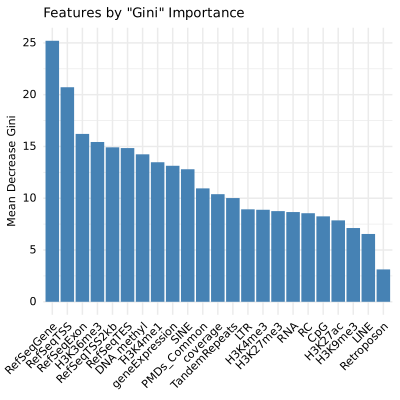

R code for this plot:
# load all the necessary packages
library(randomForest)
library(clue)
library(ggplot2)
library(reshape2)
library(ggalluvial)
library(ggdendro)
library(networkD3)
library(htmlwidgets)

# set the working directory and environment
options(scipen = 999)
setwd("./resources/src/windows/EpiSegMix/")
getwd()
rm(list = ls())
# read the input file 

df <- read.csv("Classifier/IHEC_ChromHMM_10N_all_states_samples_classifier.csv",header = T)
df <- read.csv("Classifier/IHEC_EpiSegMix_meth_10N_all_states_samples_classifier.csv",header = T)
df <- read.csv("Classifier/IHEC_EpiSegMix_10N_all_states_samples_classifier.csv",header = T)

deep_annotation=read.table("IHEC_Companion/DEEP_samples_annotation_summary.tab",header = T)
ihec <- df

# getting  samples  epirr
DEEP_samples <- sort(unique(deep_annotation$ihec_epirrid[which(deep_annotation$cohort=="DEEP")]))
DEEP_samples <- c("IHECRE00001913.1",DEEP_samples)
all_samples <- sort(unique(df$EpiRR))


# perfrom min-max normalization 

# select columns
cols <- c(3:ncol(ihec))
epirrids <- unique(ihec$EpiRR)

#min-max-normalization
for (epirrid in epirrids){
  for (x in cols ){
    min_val <- min(ihec[ihec$EpiRR == epirrid, x], na.rm = TRUE)
    max_val <- max(ihec[ihec$EpiRR == epirrid, x], na.rm = TRUE)
    ihec[ihec$EpiRR==epirrid,x]=(ihec[ihec$EpiRR==epirrid,x] - min_val)/(max_val-min_val)
  }
}


# select the training epirrs
train_epirr <- DEEP_samples
train_epirr <- c(DEEP_samples[1:20],"IHECRE00000283.2",
                 "IHECRE00000298.2","IHECRE00000332.2",
                 "IHECRE00000335.2","IHECRE00000341.2",
                 "IHECRE00000347.2","IHECRE00000354.2",
                 "IHECRE00001375.1","IHECRE00001486.1")
train_epirr <- c(DEEP_samples,"IHECRE00000283.2",
                 "IHECRE00000298.2","IHECRE00000332.2",
                 "IHECRE00000335.2","IHECRE00000341.2",
                 "IHECRE00000347.2","IHECRE00000354.2",
                 "IHECRE00001375.1","IHECRE00001486.1")
# extract the training data
train_data <- ihec[ihec$EpiRR %in% train_epirr,]




# create an id for merging with the labels 
train_data$id <- paste(train_data$EpiRR,train_data$states,sep = "_")

# extract the training labels
deep_annotation <- read.csv("IHEC_Companion/Random_forest_classifier/DEEP_Bcells_trained_EpiRR_annotation_summary_chmm.csv",header = T)
deep_annotation <- read.csv("IHEC_Companion/Random_forest_classifier/DEEP_Bcells_trained_EpiRR_annotation_summary_episegmix_meth.csv",header = T)
deep_annotation <- read.csv("IHEC_Companion/Random_forest_classifier/DEEP_Bcells_trained_EpiRR_annotation_summary_episegmix.csv",header = T)
ihec.bak <- deep_annotation

ihec$id <- paste(ihec$EpiRR,ihec$states,sep = "_")
ihec.bak$id  <-  paste(ihec.bak$EpiRR,ihec.bak$states,sep = "_")
test <- merge(ihec,ihec.bak,by = "id")
# create id for anotation for merging later
deep_annotation_chmm$id <- paste(deep_annotation_chmm$EpiRR,deep_annotation_chmm$states,sep = "_")
deep_annotation$id <- paste(deep_annotation$EpiRR,deep_annotation$states,sep = "_")

#states_labels <- deep_annotation_chmm$labels[ihec$EpiRR %in% train_epirr]
#states_labels <- ihec.bak$corrected[ihec$EpiRR %in% train_epirr]

# merge the label and train dataframe 
df.merge <- merge(train_data,deep_annotation_chmm[,c("id","labels")],by = "id",all.x = TRUE )
df.merge <- merge(train_data,deep_annotation[,c("id","corrected")],by = "id",all.x = TRUE )

train_data <- df.merge


#deep_annotation_chmm <- train_data
#write.csv(x = deep_annotation_chmm,file = "DEEP_Bcells_EpiRR_annotation_summary_chmm.csv",quote = FALSE,row.names = FALSE)

#set the seed and train the model 

# extract the training features 
train_features <- train_data[train_data$EpiRR %in% train_epirr,c(4:29)]
names(train_features)

train_features <- train_features[,-c(3,5,26)]
names(train_features)

states_labels <-train_data$labels
states_labels <-train_data$corrected

set.seed(123)
# model <- randomForest(train_features, as.factor(states_labels), ntree=100 )
model <- randomForest(train_features, as.factor(states_labels), ntree=100, importance = TRUE )

model


# temp code to test gene expression contribution to the model. 
gene_exp_model <- model

## ------------------------------------------------------ RFC feature contribution -----------------------------------------------

# Extract importance
imp <- importance(model)

# --- Plot 1: Built-in plot (shows both metrics side by side) ---
varImpPlot(model, sort = TRUE, n.var = 23, main = "Feature Importance")

# --- Plot 2: MeanDecreaseAccuracy (ggplot2) ---
imp_acc <- data.frame(
  Feature    = rownames(imp),
  Accuracy   = imp[, "MeanDecreaseAccuracy"],
  Gini       = imp[, "MeanDecreaseGini"]
)
imp_acc <- imp_acc[order(imp_acc$Accuracy, decreasing = TRUE), ]



# Top 20 by MeanDecreaseAccuracy
ggplot(head(imp_acc, 23), aes(x = reorder(Feature, Accuracy), y = Accuracy)) +
  geom_bar(stat = "identity", fill = "tomato") +
  coord_flip() +
  labs(x = "Feature", y = "Mean Decrease Accuracy", 
       title = "Top 20 Features by Accuracy Importance") +
  theme_minimal()

# --- Plot 3: MeanDecreaseGini (ggplot2) ---
imp_gini <- imp_acc[order(imp_acc$Gini, decreasing = TRUE), ]

d <- ggplot(head(imp_gini, 23), aes(x = reorder(Feature, Gini,decreasing = TRUE), y = Gini)) +
  geom_bar(stat = "identity", fill = "steelblue") +
  labs(x = "Feature", y = "Mean Decrease Gini", 
       title = "Features by \"Gini\" Importance")
  



text_size <- 8
d <- d + theme_minimal() + 
  theme(axis.text = element_text(size = text_size,color = "black")) +
  theme(axis.title = element_text(size = text_size,color="black")) +
  theme(text = element_text(size = text_size,color = "black")) + theme(axis.title.x = element_blank()) + 
   theme(axis.text.x = element_text(angle = 45, vjust = 1, hjust = 1))
d

ggsave("./project/manuscript/NAR/Scripts/Supplementary_Figures/Reviewers_comments/Random_forest_classifier_feature_importance.pdf",
       width = 4, height = 4, plot = d,
       device = cairo_pdf)
## !!!! Make sure to use only feature which are used in the paper 23 features and then save the plot


## -----------------------------------------------------------------------------------------------------
# claude code for shap values 
library(fastshap)
library(shapviz)

# ── 1. Prediction wrapper — matches your binary label setup ──────────────────
pfun <- function(object, newdata) {
  predict(object, newdata = newdata, type = "prob")[, 2]
}

# ── 2. Compute SHAP values using your existing train_features ────────────────
set.seed(123)
shap_values <- explain(
  object       = model,
  X            = train_features,
  pred_wrapper = pfun,
  nsim         = 100,
  adjust       = TRUE
)

# ── 3. Build shapviz object ──────────────────────────────────────────────────
sv <- shapviz(shap_values, X = train_features)

# ── 4. Beeswarm — equivalent to Python SHAP summary plot ────────────────────
p_bee <- sv_importance(sv, kind = "beeswarm") +
  theme_minimal(base_size = 8) +
  theme(axis.text = element_text(size = 8, color = "black"),
        axis.title = element_text(size = 8, color = "black"))

# ── 5. Bar plot — mean |SHAP| per feature (mirrors your imp_acc bar plot) ───
p_bar <- sv_importance(sv, kind = "bar") +
  theme_minimal(base_size = 8) +
  theme(axis.text = element_text(size = 8, color = "black"),
        axis.title = element_text(size = 8, color = "black"))

# ── 6. Save ──────────────────────────────────────────────────────────────────
ggsave("path/to/output/SHAP_beeswarm.pdf",
       plot = p_bee, width = 4, height = 4, device = cairo_pdf)

ggsave("path/to/output/SHAP_bar.pdf",
       plot = p_bar, width = 4, height = 4, device = cairo_pdf)


# save the model for prediction on all the test features 
deep_trained <- model 
deep_trained_chmm_meth <- model
deep_trained_episegmix_meth <- gene_exp_model
# predict and save the predictions on other samples/test features 
ihec.features <- ihec[,c(3:ncol(ihec))]
ihec.bak <- ihec[,c(1:2)]
samples_list <- all_samples
ihec.bak$annotated_probs =rep(0,nrow(ihec.bak))
ihec.bak$corrected_probs =rep(0,nrow(ihec.bak))
predicted_corrected_states  <- as.data.frame(matrix(NA, nrow = 10, ncol = length(samples_list)))
colnames(predicted_corrected_states) = c(as.character(samples_list))
for (x in 1:length(samples_list)){
  epirr <- samples_list[x]
  print(epirr)
  test_features <- ihec.features[which(ihec$EpiRR==epirr),]
  predicted_labels <- predict(deep_trained_episegmix_meth, test_features)
  predicted_labels
  temp <- c(as.character(predicted_labels))
  predicted_probs <- predict(deep_trained_episegmix_meth, test_features, type="prob")
  cost_matrix <- 1 - predicted_probs
  assignment <- solve_LSAP(cost_matrix)
  label_names <- colnames(predicted_probs)
  final_labels <- label_names[assignment]
  final_labels
  ihec.bak$annotated[which(ihec.bak$EpiRR==epirr)] <- c(as.character(predicted_labels))
  ihec.bak$corrected[which(ihec.bak$EpiRR==epirr)] <- final_labels
  
  ann_indices <- match(predicted_labels, colnames(predicted_probs))
  corr_indices <- match(final_labels, colnames(predicted_probs))  
  ann_matrix <- cbind(1:length(predicted_labels), ann_indices)
  corr_matrix <- cbind(1:length(final_labels), corr_indices)
  ihec.bak$annotated_probs[which(ihec$EpiRR==epirr)] <- predicted_probs[ann_matrix]
  ihec.bak$corrected_probs[which(ihec$EpiRR==epirr)] <- predicted_probs[corr_matrix]
  
  ihec$corrected_probs 
  for (z in 1:length(temp)){
    if (temp[z] != final_labels[z]){
      predicted_corrected_states[z,x] = paste(temp[z],unlist(final_labels)[z],sep = "-->")
    } 
    else{
      predicted_corrected_states[z,x] = temp[z]
    }
    
  }
  
}


#####  temp code started #############
ihec.bak$id <- paste(ihec.bak$EpiRR,ihec.bak$states,sep="_")


df <- merge(deep_annotation[,c(4,6,7)],ihec.bak[,c(4,6,7)],by="id")

colnames(df) <- c("Id","pGE_probs","pGE","mGE_probs","mGE")

df_melt <- melt(df,ids=c("Id","pGE","mGE"))

table(df[which(df$pGE != df$mGE),c(3,5)])

ggplot(df_melt[which(df_melt$pGE == df_melt$mGE),], aes(x=pGE, y=value,fill=variable)) + 
  geom_boxplot(outlier.colour="red",
               outlier.size=2)

same_prediction <- length(df$Id[which(df$pGE == df$mGE)])
diff_prediction <- length(df$Id[which(df$pGE != df$mGE)])


print(paste("Number of states predicted same as with or without gene expresssion: ", same_prediction))

print(paste("Number of states predicted different as with and without gene expresssion: ",diff_prediction))


#####  temp code finished #############
train <- ihec.bak[ihec.bak$EpiRR %in% train_epirr,]
#save the predictions in  a file
#write.csv(x =train,file = "IHEC_Companion/Random_forest_classifier/DEEP_Bcells_EpiRR_annotation_summary_chmm.csv",quote = FALSE,row.names = FALSE)
#write.csv(x =ihec.bak,file = "IHEC_Companion/Random_forest_classifier/DEEP_Bcells_trained_EpiRR_annotation_summary_chmm.csv",quote = FALSE,row.names = FALSE)




# Diagnostic steps 
states <- c("Enh", "Enh_Wk", "Het_C", "Het_F", "Mix", "NS", "Pr", "Pr_Wk",
            "Rep", "ReprPC", "Tx", "Tx_Str", "Tx_Wk")
# Generate custom heatmaps
nstates=length(unique(ihec.bak$corrected))
colors_s <- c("#4a94c2","#cab0d4","#eb4f35","#fa9999","#eb8f45","#739c4f","#a6cce3","#fd9423",
              "#fdbd6e","#eb4245","#b0de8a","#5cb34a","#4c99a6")
              
names(colors_s) <- states

# entire dataframe after prediction
df_matrix <- as.matrix(test[,c(4,6,7,9:15,17,18,20,21,23,26,27,28)])
rownames(df_matrix) = paste0(test$states.x,test$EpiRR)
row_ha = rowAnnotation(clusters=test$corrected,col=list(clusters=colors_s))
row_ha2 = rowAnnotation(states=as.factor(test$states))
col_fun = colorRamp2(c(0, 1), c("white", "#3F7F93"))
Heatmap(df_matrix,name="enrichment",show_row_names = FALSE,col = col_fun,cluster_columns = FALSE ,cluster_rows = TRUE,right_annotation = row_ha,row_split = c(as.factor(test$corrected)))
dev.off()
# save the plot
png("IHEC_Companion/Random_forest_classifier/DEEP_Bcells_trained_EpiRR_annotation_summary_episegmix.png")
pdf("IHEC_Companion/Random_forest_classifier/DEEP_Bcells_trained_EpiRR_annotation_summary_episegmix.pdf",width = 10,height =10)
svg("IHEC_Companion/Random_forest_classifier/DEEP_Bcells_trained_EpiRR_annotation_summary_episegmix.svg",width = 10,height =10)
Heatmap(df_matrix,name="enrichment",show_row_names = FALSE,col = col_fun,cluster_columns = FALSE ,cluster_rows = TRUE,right_annotation = row_ha,row_split = c(as.factor(ihec.bak$corrected)))
dev.off()


# train features only 
df_matrix <- as.matrix(train_data[,4:29])
rownames(df_matrix) = paste0(train_data$id)
row_ha = rowAnnotation(clusters=train_data$corrected)
row_ha2 = rowAnnotation(states=as.factor(train_data$states))
col_fun = colorRamp2(c(0, 1), c("white", "#3F7F93"))
Heatmap(df_matrix,name="enrichment",show_row_names = FALSE,col = col_fun,cluster_columns = FALSE ,cluster_rows = TRUE,right_annotation = row_ha,row_split = c(as.factor(train_data$corrected)))


# save the plot
pdf("DEEP_Bcells_EpiRR_annotation_summary_chmm.pdf",width = 10,height = 15)
Heatmap(df_matrix,show_row_names = FALSE,col = col_fun,cluster_columns = TRUE ,cluster_rows = TRUE,right_annotation = row_ha,row_split = c(as.factor(train_data$labels)))
dev.off()


# check the probabilites for the annotated states: 
# plot for probabilites 
complete_df <- as.data.frame(cbind(ihec.bak$EpiRR,ihec.bak$annotated,ihec.bak$corrected,ihec.bak$annotated_probs,ihec.bak$corrected_probs))
colnames(complete_df) <- c("epirrid","annotated","corrected","annotated_probs","corrected_probs")
complete_df_melt <- melt(data = complete_df,id.vars = "annotated",measure.vars = "corrected_probs")
t_plot <- ggplot(complete_df_melt,aes(x=reorder(annotated,as.numeric(value)),y=as.numeric(value))) + geom_boxplot(width=0.7,fill="#3F7F93") + theme_minimal() + coord_flip() + labs(x= "States", y = "Average probability")
t_plot <- t_plot + theme(axis.text = element_text(size=28))
t_plot <- t_plot + theme(axis.title = element_text(size=28))
t_plot <- t_plot + theme(text = element_text(size=24))
t_plot

ggsave(filename = "IHEC_Companion/Random_forest_classifier/DEEP_Bcells_trained_EpiRR_annotation_summary_chmm_probs.png",plot = t_plot,device = "png",width = 10, height = 10) 
ggsave(filename = "IHEC_Companion/Random_forest_classifier/DEEP_Bcells_trained_EpiRR_annotation_summary_chmm_probs.pdf",plot = t_plot,device = "pdf",width = 10, height = 10) 
ggsave(filename = "IHEC_Companion/Random_forest_classifier/DEEP_Bcells_trained_EpiRR_annotation_summary_chmm_probs.svg",plot = t_plot,device = "svg",width = 10, height = 10) 


test <- read.table("IHEC_Companion/Random_forest_classifier/ChromHMM_NS_overlap.txt",header = F)
colnames(test) <- c("Counts","States")
test <- as.data.frame(cbind(rep("NS",nrow(test)),test$States,test$Counts))
colnames(test) <- c("ChromHMM","EpiSegMix","Counts")
test[2,2] <- "Tx_Str"
ggplot(as.data.frame(test),aes(y=Counts,axis1 = ChromHMM, axis2 = EpiSegMix )) +
  geom_alluvium(aes(fill=as.factor(EpiSegMix)), width= 1/20) +
  geom_stratum(width=1/20) 

  scale_x_continuous(breaks = 1:2, labels = c("ChromHMM", "EpiSegMix")) +
  theme(axis.text=element_text(size=16), axis.title=element_text(size=14,face="bold")) +
  labs(fill="States")
  
  
  # Load necessary libraries
  library(ggplot2)
  library(ggalluvial)
  
  # Create the dataframe
  df <- data.frame(
    V1 = c("NS", "NS", "NS", "NS", "NS", "NS", "NS", "NS", "NS", "NS", "NS"),
    V2 = c("Pr", "Str", "NS", "Enh", "Tx_Wk", "ReprPC", "Het_C", "Rep", "Het_F", "Mix"),
    V3 = c(419206800, 1110102400, 1459845800, 1554500000, 2416219600, 2520243400, 2620735600, 2644782400, 2690852600, 2724604200)
  )
  
  # Create the Sankey plot
